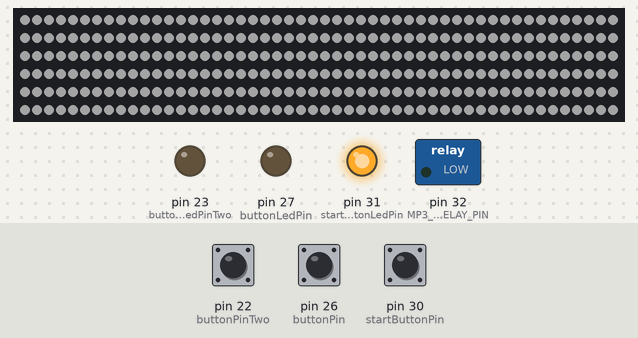
A sketch run on a simulated Arduino Mega 2560, built with avr-gcc and run on an emulated ATmega2560. On the bench: 300 RGB LEDs in strip order, left to right, continuing on the next row, switched loads named in the sketch (green lamp = pin HIGH), output pins drawn as LEDs (lit = HIGH). Inputs (shaded band) come from the test bench; at power-on: pin 30 (startButtonPin) LOW, pin 22 (buttonPinTwo) LOW, pin 26 (buttonPin) LOW. Dim RGB values are drawn brighter than linear; the audio player accepts every command and is not drawn.

Above: at 1.7 s.
1.8 s: pin 30 (startButtonPin) pulled HIGH for 0.15 s
At 4.1 s:
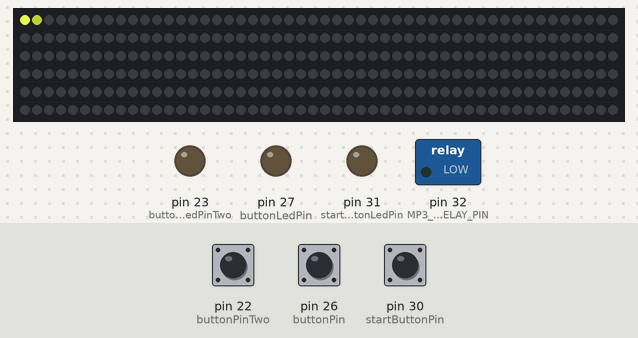
4.4 s: pin 22 (buttonPinTwo) pulled HIGH for 0.15 s
At 4.52 s:
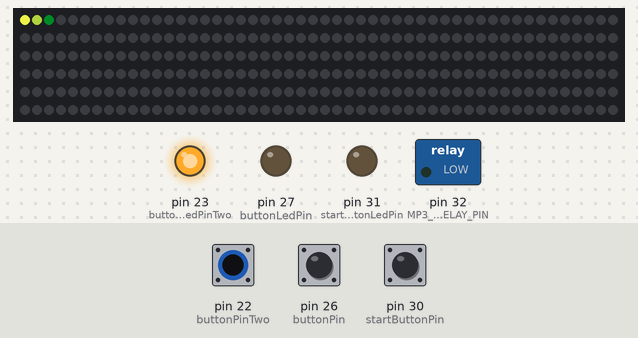
5.1 s: pin 26 (buttonPin) pulled HIGH for 0.15 s
At 5.19 s:
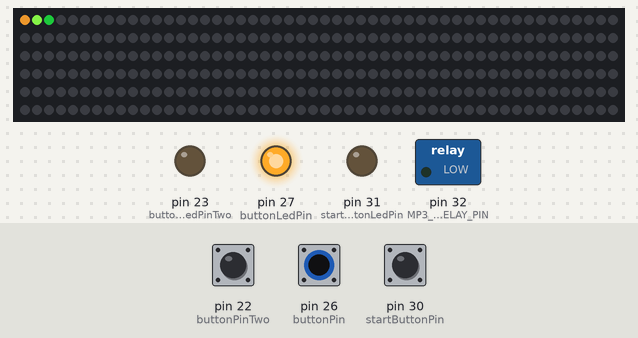
5.8 s: pin 26 (buttonPin) pulled HIGH for 1 s
At 5.97 s:
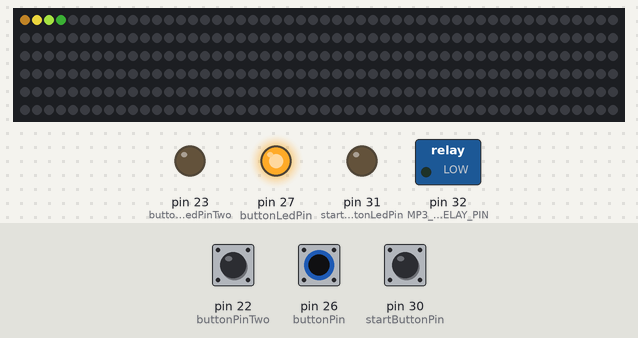
7.4 s: pin 22 (buttonPinTwo) pulled HIGH for 1 s
At 7.56 s:
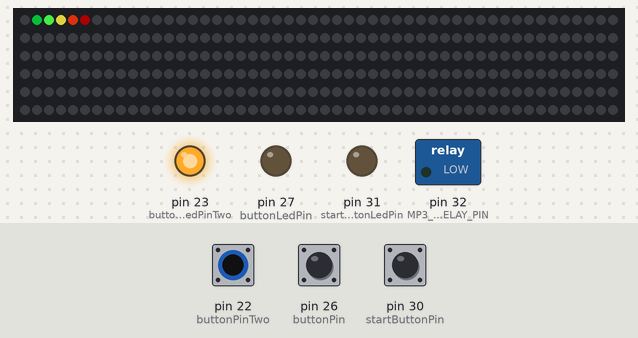
9.0 s: pin 22 (buttonPinTwo) pulled HIGH for 0.15 s
At 9.22 s:
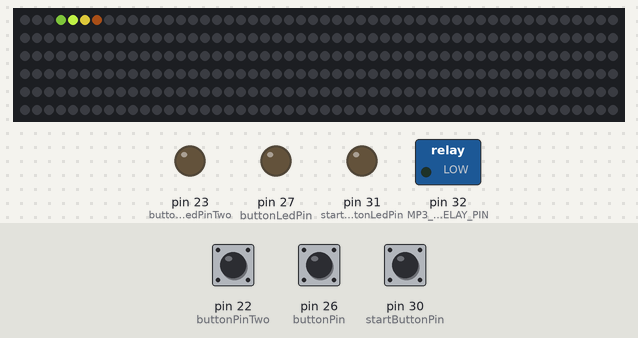
Timing chart, 0 to 12.0 s (numbered marks = the images above; inputs shaded):
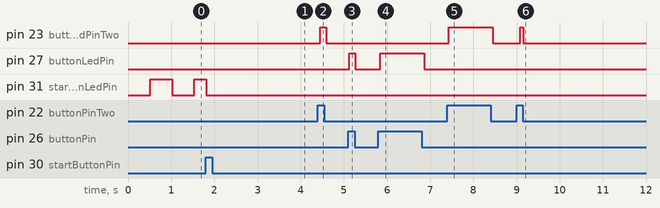

The sketch:

originalProject.ino
```cpp
#pragma message "SUMMER'S SMASH DASH 3000 PROJECT FT. JJ BROWN"

#include "Arduino.h"
#include "SoftwareSerial.h"
// #include "libraries/DFRobotDFPlayerMini/DFRobotDFPlayerMini.h"
#include <DFRobotDFPlayerMini.h>

#define FASTLED_INTERNAL // add this before including FastLED.h
//#include "libraries/FastLED-3.3.3/FastLED.h"
#include <FastLED.h>

// #region Config

// Set this to false for performance improvements:
// - Fewer calls to `Serial` to log debugging values
// - Fewer diagnostic calls to connected peripherals
#define IS_DEVELOPMENT false
#define ENABLE_LOGS false

// ---- Sound ----

// const bool ENABLE_SOUND = false;

#define MP3_POWER_RELAY_PIN 32

// Value range (0~30)
#define MP3_VOLUME (IS_DEVELOPMENT ? 15 : 25)

#define MP3_START_SOUND 1
#define MP3_BOOP_SOUND 2

#define MIN_BOOP_DELAY 750

// ---- Start Controls ----
#define startButtonPin 30    //the pin that the start button is attached to
#define startButtonLedPin 31 // the pin for start button LED
//TO DO: connect LED light

// ---- Player Controls ----

// Player 1 - Red
#define buttonPin 26    // the pin that the pushbutton is attached to
#define buttonLedPin 27 // the pin for button LED

// Player 2 - green
#define buttonPinTwo 22
#define buttonLedPinTwo 23

// ---- Lights ----

// int lightPins[] = {13, 12};
// const int lightPinsLength = sizeof(lightPins) / sizeof(int);

#define NUM_LEDS 300
#define LED_STRING_DATA_PIN 12

// Render player position
#define MAX_DISTANCE_TO_PLAYER 2.0

// Note: Milliamp value determined experimentally.
// - 3500mA works well if the 15A power supply is connected directly to one
//   end of the LED strip.
// - 1850mA works well if the LED strip is powered through breadboard and
//   jumper wires
#define LED_MAX_MILLIAMPS 1850

// ---- Game ----

#define MIN_PLAYER_POSITION 0
#define MAX_PLAYER_POSITION NUM_LEDS

#define PLAYER_VELOCITY_PICKUP 0.1
#define MAX_PLAYER_VELOCITY (32 * PLAYER_VELOCITY_PICKUP)

#define FRICTION .96

#define ON_POWER (IS_DEVELOPMENT ? 200 : 240)

#define GRAVITY_START 210
#define GRAVITY_AMOUNT 0.022

// ---- State Machine ----

#define STATE_NOT_LOADED -1
#define STATE_START_MENU 0
#define STATE_RESET_GAME 1
#define STATE_321_COUNTDOWN 2
#define STATE_GAMEPLAY 3
#define STATE_FINISH_LINE 4

// #endregion

// #region Global Variables

// ---- Sound ----
int lastBoopTime = 0;

SoftwareSerial mySoftwareSerial(10, 11); // RX, TX
DFRobotDFPlayerMini myDFPlayer;

// ---- Lights ----

CRGB leds[NUM_LEDS];

// ---- Game ----

unsigned int buttonPushCounter = 0; // counter for the number of button presses
byte playerButtonState = 0;         // current state of the button
byte lastPlayerButtonState = 0;     // previous state of the button
byte playerButtonStateTwo = 0;
byte lastPlayerButtonStateTwo = 0;

byte startButtonState = 0;                     // current state for start buttom
byte lastStartButtonState = 0;                 // previous state of start button
unsigned long lastStartButtonLedBlinkTime = 0; // previous state of led high/low

float playerPosition = 0;
float playerPositionTwo = 0;
float playerVelocity = 0;
float playerVelocityTwo = 0;

const CRGB playerColor = CRGB(200, 0, 0).fadeToBlackBy(IS_DEVELOPMENT ? 128 : 0);

// 2
const CRGB playerColorTwo = CRGB(9, 227, 67).fadeToBlackBy(IS_DEVELOPMENT ? 128 : 0);

CRGB *winnerColor;

// ---- State Machine ----
byte currentState = STATE_NOT_LOADED;

// #endregion

void setState(
    // input
    int newState)
{
  // logic
  int lastState = currentState;
  if (ENABLE_LOGS)
  {
    Serial.print("setState: newState= ");
    Serial.print(newState);
    Serial.print(" lastState= ");
    Serial.print(lastState);
    Serial.print("\n");
  }

  currentState = newState;

  // Transition between states

  // Transition FROM
  if (lastState == STATE_START_MENU)
  {
    transitionFromStartMenu();
  }

  // Transition TO
  if (currentState == STATE_321_COUNTDOWN)
  {
    transitionTo321Countdown();
  }
  else if (currentState == STATE_RESET_GAME)
  {
    transitionToResetGame();
  }
  else if (currentState == STATE_GAMEPLAY)
  {
    transitionToGameplay();
  }
  else if (currentState == STATE_FINISH_LINE)
  {
    transitionToFinishLine();
  }
}

void transitionToFinishLine()
{
}

void transitionFromStartMenu()
{
  digitalWrite(startButtonLedPin, LOW);
}

/** Auto transition to STATE_GAMEPLAY */
void transitionTo321Countdown()
{
  // Play sound
  myDFPlayer.playMp3Folder(MP3_START_SOUND);

  // Wait for start sound to end
  delay(1000);

  setState(STATE_GAMEPLAY);
}

void transitionToGameplay()
{
  FastLED.clear();
}

/**
 * Reset all gameplay related variables.
 * Auto transition to STATE_START_MENU
 */
void transitionToResetGame()
{
  // Reset player state
  buttonPushCounter = 0;
  playerButtonState = 0;
  lastPlayerButtonState = 0;
  playerButtonStateTwo = 0;
  lastPlayerButtonStateTwo = 0;

  startButtonState = 0;
  lastStartButtonState = 0;

  playerPosition = 0;
  playerPositionTwo = 0;
  playerVelocity = 0;
  playerVelocityTwo = 0;

  // Stop all audio
  myDFPlayer.pause(); //pause the mp3

  setState(STATE_321_COUNTDOWN);
}

void halt(const String &s)
{
  if (ENABLE_LOGS)
  {
    Serial.println("...Program halted...");
    Serial.println(s);
  }

  while (true)
  {
    delay(0); // Code to compatible with ESP8266 watch dog.
  }
}

void waitForMp3Connection()
{
  if (ENABLE_LOGS)
    Serial.print("\nInitializing DFPlayer ... (May take 3~5 seconds)\n");

  int connectionTryCount = 0;

  while (true)
  {
    connectionTryCount++;

    if (ENABLE_LOGS)
    {
      Serial.print("Attempting connection to MP3 player... connectionTryCount= ");
      Serial.print(connectionTryCount);
      Serial.print("\n");
    }

    bool isMp3PlayerConnected = myDFPlayer.begin(mySoftwareSerial);

    if (!isMp3PlayerConnected)
    { //Use softwareSerial to communicate with mp3.
      Serial.println("Unable to begin, connection to MP3 player failed:");
      Serial.println("1.Please recheck the connection!");
      Serial.println("2.Please insert the SD card!");

      Serial.println("Retrying...");
      delay(1000);
    }
    else
    {
      break;
    }
  }

  if (ENABLE_LOGS)
    Serial.println("DFPlayer Mini online.");
}

void setupAudio()
{
  // Turn on MP3 player power relay.
  pinMode(MP3_POWER_RELAY_PIN, OUTPUT);
  digitalWrite(MP3_POWER_RELAY_PIN, LOW);

  // Start MP3 player serial connection
  // - `9600` is the baud rate of the connection
  mySoftwareSerial.begin(9600);

  // Initialize MP3 player
  waitForMp3Connection();

  myDFPlayer.reset();
  myDFPlayer.setTimeOut(500);    //Set serial communictaion time out 500ms
  myDFPlayer.volume(MP3_VOLUME); //Set volume value (0~30).
  myDFPlayer.EQ(DFPLAYER_EQ_NORMAL);
  myDFPlayer.enableDAC();

  if (ENABLE_LOGS)
  {
    //----Read imformation----
    Serial.print("mp3 state = ");
    Serial.println(myDFPlayer.readState());

    Serial.print("current volume = ");
    Serial.println(myDFPlayer.readVolume());

    Serial.print("EQ setting = ");
    Serial.println(myDFPlayer.readEQ());

    Serial.print("all file counts in SD card = ");
    Serial.println(myDFPlayer.readFileCounts());

    Serial.print("current play file number = ");
    Serial.println(myDFPlayer.readCurrentFileNumber());
  }
}

void setupUserInput()
{
  // Player Buttons

  // Red Button
  pinMode(buttonPin, INPUT);
  pinMode(buttonLedPin, OUTPUT);

  // Green Button
  pinMode(buttonPinTwo, INPUT);
  pinMode(buttonLedPinTwo, OUTPUT);
}

/** Sets pin mode for player controller. */
void setupStartButton()
{
  // Start Button
  pinMode(startButtonPin, INPUT);
  pinMode(startButtonLedPin, OUTPUT);
}

void setupLights()
{
  // // Initialize pin states
  // for (int index = 0; index < lightPinsLength; index++)
  // {
  //   pinMode(lightPins[index], OUTPUT);
  // }

  FastLED.addLeds<NEOPIXEL, LED_STRING_DATA_PIN>(leds, NUM_LEDS);

  FastLED.clear();

  FastLED.setMaxPowerInVoltsAndMilliamps(5, LED_MAX_MILLIAMPS);
}

void setup()
{
  // Start serial connection over USB.
  // This is what shows up in the serial monitor (baud rate in monitor must match argument here).
  Serial.begin(115200);

  setupLights();

  // Waits for MP3 connection
  setupAudio();

  setupUserInput();

  setupStartButton();

  // Initialize player state
  setState(STATE_START_MENU);
}

/** @return Current value of start button LED pin. */
bool blinkStartButtonLed(const unsigned long now)
{
  bool startButtonLedState = digitalRead(startButtonLedPin);

  if (now - lastStartButtonLedBlinkTime > 500)
  {
    lastStartButtonLedBlinkTime = now;

    // Blink start button LED
    if (startButtonLedState == LOW)
    {
      // Turn LED on
      digitalWrite(startButtonLedPin, ON_POWER);
      return true;
    }
    else
    {
      // Turn LED off
      digitalWrite(startButtonLedPin, LOW);
      return false;
    }
  }

  return startButtonLedState;
}

void loopStateStartMenu(
    const unsigned long now)
{
  // Check for start button press
  int startButtonState = digitalRead(startButtonPin);

  if (startButtonState != lastStartButtonState)
  {
    lastStartButtonState = startButtonState;

    if (ENABLE_LOGS)
    {
      Serial.print("startButtonState= ");
      Serial.println(startButtonState);
    }

    if (startButtonState == HIGH)
    {
      setState(STATE_RESET_GAME);
      return;
    }
  }

  bool startButtonLedState = blinkStartButtonLed(now);

  byte brightness = startButtonLedState ? ON_POWER * 0.5 : 0;
  CRGB color = CRGB(brightness, brightness, brightness);

  for (int lightIndex = 0; lightIndex < NUM_LEDS; lightIndex++)
  {
    leds[lightIndex] = color;
  }
}

void loopStateFinishLine(
    const unsigned long now)
{
  blinkStartButtonLed(now);

  // Finish Line - - - blinks color of winner once then rgb colors
  // Render player position
  for (int lightIndex = 0; lightIndex < NUM_LEDS; lightIndex++)
  {
    leds[lightIndex] = *winnerColor;
  }
}

void playBoopSound(
    const unsigned long now)

{
  // Play boop sound
  if (now - lastBoopTime > MIN_BOOP_DELAY)
  {
    lastBoopTime = now;

    myDFPlayer.playMp3Folder(MP3_BOOP_SOUND);
  }
}

void loopStateGameplay(unsigned long now, byte playerButtonState, byte playerButtonStateTwo)
{
  // #region User Input: Player One
  if (playerButtonState != lastPlayerButtonState)
  {
    if (ENABLE_LOGS)
    {
      Serial.print("playerButtonState= ");
      Serial.println(playerButtonState);
    }

    // if the state has changed, increment the counter
    if (playerButtonState == HIGH)
    {
      // if the current state is HIGH then the button
      // wend from off to on:
      buttonPushCounter++;
      if (ENABLE_LOGS)
      {
        Serial.print("number of button pushes:  ");
        Serial.println(buttonPushCounter);
      }

      playerVelocity = playerVelocity + PLAYER_VELOCITY_PICKUP;

      // CLAMP PLAYER VELOCITY
      if (playerVelocity > MAX_PLAYER_VELOCITY)
      {
        playerVelocity = MAX_PLAYER_VELOCITY;
      }

      playBoopSound(now);
    }

    // save the current state as the last state,
    //for next time through the loop
    lastPlayerButtonState = playerButtonState;
  }
  // #endregion

  // #region User Input: Player Two
  if (playerButtonStateTwo != lastPlayerButtonStateTwo)
  {
    if (ENABLE_LOGS)
    {
      Serial.print("playerButtonStateTwo= ");
      Serial.println(playerButtonStateTwo);
    }

    // if the state has changed, increment the counter
    if (playerButtonStateTwo == HIGH)
    {
      playerVelocityTwo = playerVelocityTwo + PLAYER_VELOCITY_PICKUP;

      // CLAMP PLAYER VELOCITY
      if (playerVelocityTwo > MAX_PLAYER_VELOCITY)
      {
        playerVelocityTwo = MAX_PLAYER_VELOCITY;
      }

      playBoopSound(now);
    }

    // save the current state as the last state,
    //for next time through the loop
    lastPlayerButtonStateTwo = playerButtonStateTwo;
  }
  // #endregion

  // Update player position
  playerPosition = playerPosition + playerVelocity;
  playerPositionTwo = playerPositionTwo + playerVelocityTwo;

  // APPLY FRICTION
  float lastPlayerVelocity = playerVelocity;
  playerVelocity = playerVelocity * FRICTION;

  float lastPlayerVelocityTwo = playerVelocityTwo;
  playerVelocityTwo = playerVelocityTwo * FRICTION;

  // Apply gravity
  // Note: Only check start of gravity, since end is end of LED strip.
  if (playerPosition > GRAVITY_START)
  {
    playerVelocity -= GRAVITY_AMOUNT;
  }

  if (playerPositionTwo > GRAVITY_START)
  {
    playerVelocityTwo -= GRAVITY_AMOUNT;
  }

  if (ENABLE_LOGS && floor(lastPlayerVelocity * 10) != floor(playerVelocity * 10))
  {
    Serial.print("playerVelocity= ");
    Serial.print(playerVelocity);
    Serial.print("\n");
  }

  if (playerPosition >= MAX_PLAYER_POSITION)
  {
    playerPosition = MAX_PLAYER_POSITION;

    winnerColor = &playerColor;

    setState(STATE_FINISH_LINE);
    return;
  }

  if (ENABLE_LOGS && floor(lastPlayerVelocityTwo * 10) != floor(playerVelocityTwo * 10))
  {
    Serial.print("playerVelocityTwo= ");
    Serial.print(playerVelocityTwo);
    Serial.print("\n");
  }

  if (playerPositionTwo >= MAX_PLAYER_POSITION)
  {
    playerPositionTwo = MAX_PLAYER_POSITION;

    winnerColor = &playerColorTwo;

    setState(STATE_FINISH_LINE);
    return;
  }

  // Check for start button press
  int startButtonState = digitalRead(startButtonPin);

  if (startButtonState != lastStartButtonState)
  {
    lastStartButtonState = startButtonState;

    if (ENABLE_LOGS)
    {
      Serial.print("startButtonState= ");
      Serial.println(startButtonState);
    }

    if (startButtonState == HIGH)
    {
      setState(STATE_START_MENU);
      return;
    }
  }
}

/** Update player feedback based on player controller state. */
void renderPlayerButton(
    byte playerButtonState, byte playerButtonStateTwo)
{
  if (playerButtonState == LOW)
  {
    digitalWrite(buttonLedPin, LOW);
  }
  else
  {
    digitalWrite(buttonLedPin, ON_POWER);
  }

  if (playerButtonStateTwo == LOW)
  {
    digitalWrite(buttonLedPinTwo, LOW);
  }
  else
  {
    digitalWrite(buttonLedPinTwo, ON_POWER);
  }
}

/**
 * Render player position on first 0-4 LEDs.
 * These are the first LEDs added to breadboard, rainbow colors.
 */
void renderPlayerPosition1()
{
  // // Render player position
  // for (int lightIndex = 0; lightIndex < lightPinsLength; lightIndex++)
  // {
  //   float distanceToPlayer = fabs(playerPosition - (float)lightIndex);
  //   if (distanceToPlayer > MAX_DISTANCE_TO_PLAYER)
  //   {
  //     distanceToPlayer = MAX_DISTANCE_TO_PLAYER;
  //   }

  //   float lightPower = ((MAX_DISTANCE_TO_PLAYER - distanceToPlayer) / MAX_DISTANCE_TO_PLAYER) * ON_POWER;

  //   // if (ENABLE_LOGS && lightPower > 0) {
  //   //   Serial.print("Light status: index= ");
  //   //   Serial.print(lightIndex);
  //   //   Serial.print(" distanceToPlayer= ");
  //   //   Serial.print(distanceToPlayer);
  //   //   Serial.print(" power= ");
  //   //   Serial.print(lightPower);
  //   //   Serial.print("\n");
  //   // }

  //   digitalWrite(lightPins[lightIndex], lightPower);
  // }
}

/**
 * Render player position on LED strip.
 */
void renderPlayerPosition2()
{
  // Render player position
  for (int lightIndex = 0; lightIndex < NUM_LEDS; lightIndex++)
  {
    // Player One - Red
    float distanceToPlayer = fabs(playerPosition - (float)lightIndex);
    if (distanceToPlayer > MAX_DISTANCE_TO_PLAYER)
    {
      distanceToPlayer = MAX_DISTANCE_TO_PLAYER;
    }

    float lightPowerPercent = (MAX_DISTANCE_TO_PLAYER - distanceToPlayer) / MAX_DISTANCE_TO_PLAYER;

    byte red = playerColor.red * lightPowerPercent;
    byte green = playerColor.green * lightPowerPercent;
    byte blue = playerColor.blue * lightPowerPercent;

    // if (ENABLE_LOGS && lightPower > 0) {
    //   Serial.print("Light status: index= ");
    //   Serial.print(lightIndex);
    //   Serial.print(" distanceToPlayer= ");
    //   Serial.print(distanceToPlayer);
    //   Serial.print(" power= ");
    //   Serial.print(lightPower);
    //   Serial.print("\n");
    // }

    // Player Two - Green
    float distanceToPlayerTwo = fabs(playerPositionTwo - (float)lightIndex);

    if (distanceToPlayerTwo > MAX_DISTANCE_TO_PLAYER)
    {
      distanceToPlayerTwo = MAX_DISTANCE_TO_PLAYER;
    }

    float lightPowerPercentTwo = (MAX_DISTANCE_TO_PLAYER - distanceToPlayerTwo) / MAX_DISTANCE_TO_PLAYER;

    // Note: Use `+=` to add player two brighness to player one brightness.
    red += playerColorTwo.red * lightPowerPercentTwo;
    green += playerColorTwo.green * lightPowerPercentTwo;
    blue += playerColorTwo.blue * lightPowerPercentTwo;

    // Clamp light max value
    if (red > ON_POWER)
    {
      red = ON_POWER;
    }
    if (green > ON_POWER)
    {
      green = ON_POWER;
    }
    if (blue > ON_POWER)
    {
      blue = ON_POWER;
    }

    leds[lightIndex].red = red;
    leds[lightIndex].green = green;
    leds[lightIndex].blue = blue;
  }
}

void loop()
{
  unsigned long now = millis();

  if (currentState == STATE_GAMEPLAY)
  {
    // user input
    // read the pushbutton input pin:
    byte playerButtonState = digitalRead(buttonPin);
    byte playerButtonStateTwo = digitalRead(buttonPinTwo);

    loopStateGameplay(now, playerButtonState, playerButtonStateTwo);
    renderPlayerButton(playerButtonState, playerButtonStateTwo);
    // renderPlayerPosition1();
    renderPlayerPosition2();
  }
  else if (currentState == STATE_START_MENU)
  {
    loopStateStartMenu(now);
  }
  else if (currentState == STATE_FINISH_LINE)
  {
    loopStateFinishLine(now);
  }

  // Version 2: render player position

  // Send 'leds' data from arduino to led strip.
  // Should call once per `loop`.
  FastLED.show();

  // If MP3 player is connected, log info about it
  if (ENABLE_LOGS && myDFPlayer.available())
  {
    // Print the detail message from DFPlayer to handle different errors and states.
    printDetail(myDFPlayer.readType(), myDFPlayer.read());
  }
}

void printDetail(uint8_t type, int value)
{
  switch (type)
  {
  case TimeOut:
    Serial.println(F("Time Out!"));
    break;
  case WrongStack:
    Serial.println(F("Stack Wrong!"));
    break;
  case DFPlayerCardInserted:
    Serial.println(F("Card Inserted!"));
    break;
  case DFPlayerCardRemoved:
    Serial.println(F("Card Removed!"));
    break;
  case DFPlayerCardOnline:
    Serial.println(F("Card Online!"));
    break;
  case DFPlayerUSBInserted:
    Serial.println("USB Inserted!");
    break;
  case DFPlayerUSBRemoved:
    Serial.println("USB Removed!");
    break;
  case DFPlayerPlayFinished:
    Serial.print(F("Number:"));
    Serial.print(value);
    Serial.println(F(" Play Finished!"));
    break;
  case DFPlayerError:
    Serial.print(F("DFPlayerError:"));
    switch (value)
    {
    case Busy:
      Serial.println(F("Card not found"));
      break;
    case Sleeping:
      Serial.println(F("Sleeping"));
      break;
    case SerialWrongStack:
      Serial.println(F("Get Wrong Stack"));
      break;
    case CheckSumNotMatch:
      Serial.println(F("Check Sum Not Match"));
      break;
    case FileIndexOut:
      Serial.println(F("File Index Out of Bound"));
      break;
    case FileMismatch:
      Serial.println(F("Cannot Find File"));
      break;
    case Advertise:
      Serial.println(F("In Advertise"));
      break;
    default:
      break;
    }
    break;
  default:
    break;
  }
}

// add a new controller light
// log the time it takes to run a loop function put a ms statement at top & bottom log difference between times
// log the time between multiple calls to loop function (make a new variable lastNow)
// document times somewhere
// enable led strip, log times again, compare time differences
// look through loop function, identify areas that are taking a long time, form strategy to mitigate them
```

Measured:
- after the input at 4.4 s, pin 23 (buttonLedPinTwo): LOW → HIGH after 0.05 s, → LOW 0.14 s later; the LEDs: change after 0.11 s (image 2)
- after the input at 5.1 s, pin 27 (buttonLedPin): LOW → HIGH at once, → LOW 0.14 s later
- after the input at 5.8 s, pin 27 (buttonLedPin): LOW → HIGH at once, → LOW 1.0 s later
- after the input at 7.4 s, pin 23 (buttonLedPinTwo): LOW → HIGH at once, → LOW 1.0 s later
- after the input at 9.0 s, pin 23 (buttonLedPinTwo): LOW → HIGH after 0.09 s, → LOW 0.07 s later
